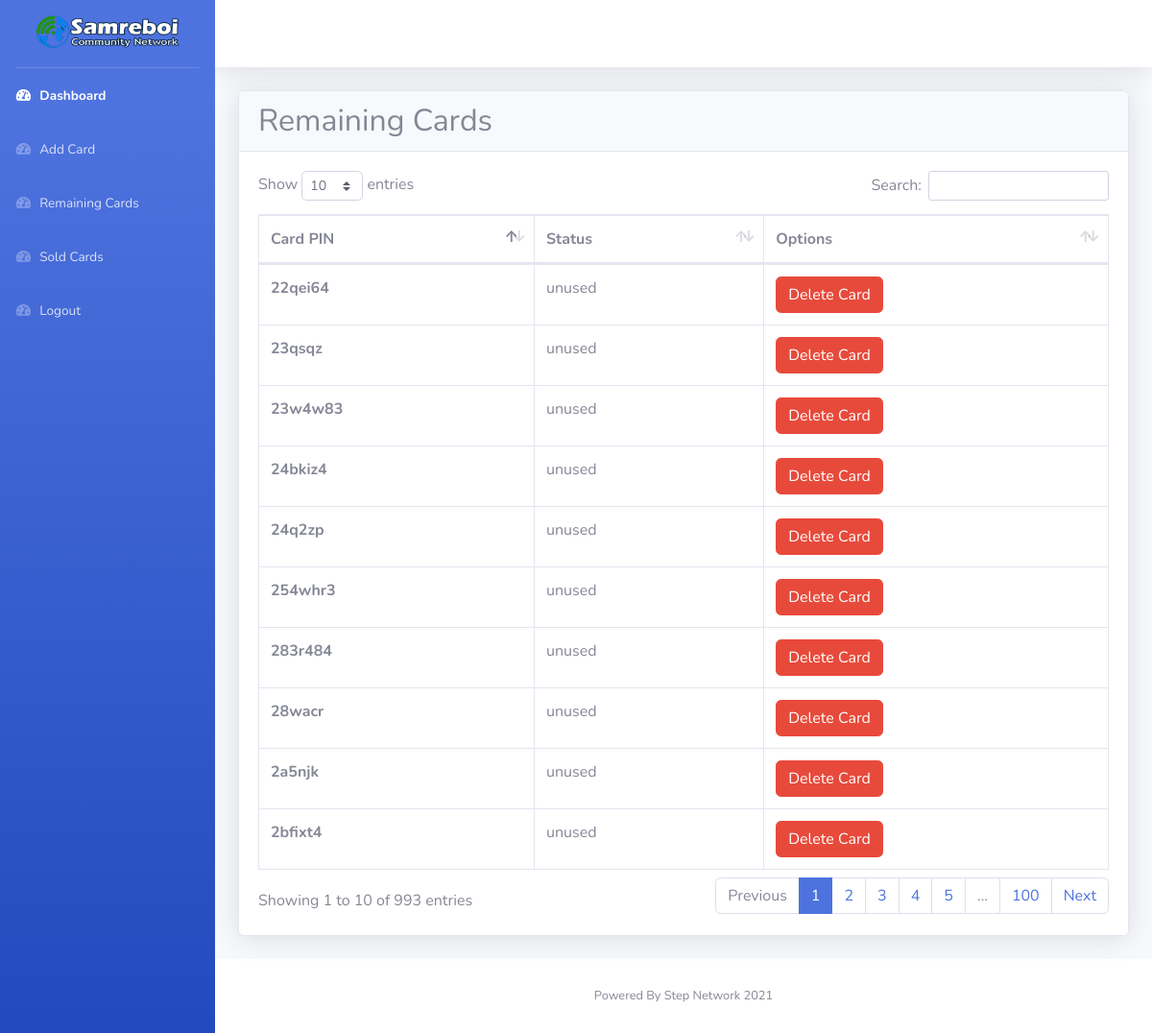
/admin/remaining-cards.php (signed in), run on the app's committed database.
### tables this page shows
CREATE TABLE `cards_tbl` (
  `card_id` int NOT NULL,
  `card_pin` varchar(60) NOT NULL,
  `card_status` varchar(20) NOT NULL,
  `card_days` varchar(100) NOT NULL,
  `card_timestamp` timestamp NOT NULL DEFAULT CURRENT_TIMESTAMP
);

### admin/remaining-cards.php (the view, shortened to what this page needs)
<!DOCTYPE html>
<html lang="en">
<head>
     <link href="vendor/fontawesome-free/css/all.min.css" rel="stylesheet" type="text/css">
    <link href="css/sb-admin-2.min.css" rel="stylesheet">
    <link href="vendor/datatables/dataTables.bootstrap4.min.css" rel="stylesheet">
</head>
<body id="page-top">
    <div id="wrapper">
         <?php  require_once 'sidebar.php' ?>
        <div id="content-wrapper" class="d-flex flex-column">
            <div id="content">
                <nav class="navbar navbar-expand navbar-light bg-white topbar mb-4 static-top shadow">
                </nav>
                <div class="container-fluid">
                    <div class="card shadow mb-4">
                        <h2 class="card-header">Remaining Cards</h2>
                        <div class="card-body">
                            <div class="table-responsive">
                                <table class="table table-bordered" id="dataTable" width="100%" cellspacing="0">
                                    <thead>
                                        <tr>
                                            <th>Card PIN</th>
                                            <th>Status</th>
                                            <th>Options</th>
                                        </tr>
                                    </thead>
                                    <tbody>
        <?php
        $get_all_cards = mysqli_query($mainDbString,"SELECT * FROM cards_tbl WHERE card_status = 'unused'")or die(mysqli_error($mainDbString));
        while ($each_card = mysqli_fetch_array($get_all_cards)) {
           $card_pin = $each_card['card_pin'];
           $card_status = $each_card['card_status'];
           $card_id = $each_card['card_id'];
           ?>
 <tr>
                                            <td><strong><?php echo $card_pin; ?></strong></td>
                                            <td><?php echo $card_status; ?></td>
                                            <td><button class="btn btn-danger delete-card " id="<?php echo $card_id; ?>">Delete Card</button></td>
                                        </tr>
<?php  }  ?>
                                    </tbody>
                                </table>
                            </div>
                        </div>
                    </div>
                </div>
            </div>
            <footer class="sticky-footer bg-white">
                <div class="container my-auto">
                    <div class="copyright text-center my-auto">
                        <span>Powered By Step Network 2021</span>
                    </div>
                </div>
            </footer>
        </div>
    </div>
</body>
</html>

### admin/sidebar.php (shortened to what this page needs)
<ul class="navbar-nav bg-gradient-primary sidebar sidebar-dark accordion" id="accordionSidebar">
    <a class="sidebar-brand d-flex align-items-center justify-content-center" href="dashboard.php">
        <div class="sidebar-brand-text mx-3"><img src="./img/logo.png" height="50px"/></div>
    </a>
    <hr class="sidebar-divider my-0">
    <li class="nav-item active">
        <a class="nav-link" href="dashboard.php">
            <i class="fas fa-fw fa-tachometer-alt"></i>
            <span>Dashboard</span></a>
    </li>
    <li class="nav-item">
        <a class="nav-link" href="add-card.php">
            <i class="fas fa-fw fa-tachometer-alt"></i>
            <span>Add Card</span></a>
    </li>
    <li class="nav-item">
        <a class="nav-link" href="remaining-cards.php">
            <i class="fas fa-fw fa-tachometer-alt"></i>
            <span>Remaining Cards</span></a>
    </li>
    <li class="nav-item">
        <a class="nav-link" href="sold-cards.php">
            <i class="fas fa-fw fa-tachometer-alt"></i>
            <span>Sold Cards</span></a>
    </li>
    <li class="nav-item">
        <a class="nav-link" href="logout.php">
            <i class="fas fa-fw fa-tachometer-alt"></i>
            <span>Logout</span></a>
    </li>
</ul>

### data on the page
cards_tbl: card_pin "23qsqz", card_status "unused"
cards_tbl: card_pin "2bfixt4", card_status "unused"
cards_tbl: card_pin "24q2zp", card_status "unused"
cards_tbl: card_pin "23w4w83", card_status "unused"
cards_tbl: card_pin "2a5njk", card_status "unused"
cards_tbl: card_pin "24bkiz4", card_status "unused"
cards_tbl: card_pin "254whr3", card_status "unused"
cards_tbl: card_pin "28wacr", card_status "unused"
cards_tbl: card_pin "22qei64", card_status "unused"
cards_tbl: card_pin "283r484", card_status "unused"
